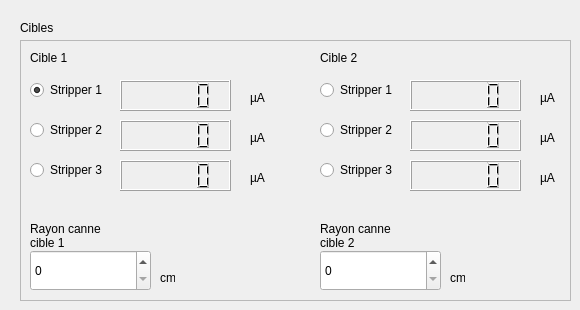
    <widget class="QWidget" name="Exxtraction">
     <attribute name="title">
      <string>Extraction</string>
     </attribute>
     <widget class="QWidget" name="Container_4" native="true">
      <property name="geometry">
       <rect>
        <x>20</x>
        <y>20</y>
        <width>551</width>
        <height>281</height>
       </rect>
      </property>
      <widget class="QFrame" name="frame_4">
       <property name="geometry">
        <rect>
         <x>0</x>
         <y>20</y>
         <width>551</width>
         <height>261</height>
        </rect>
       </property>
       <property name="frameShape">
        <enum>QFrame::Shape::StyledPanel</enum>
       </property>
       <property name="frameShadow">
        <enum>QFrame::Shadow::Raised</enum>
       </property>
       <widget class="QLabel" name="label_19">
        <property name="geometry">
         <rect>
          <x>10</x>
          <y>10</y>
          <width>37</width>
          <height>16</height>
         </rect>
        </property>
        <property name="text">
         <string>Cible 1</string>
        </property>
       </widget>
       <widget class="QLabel" name="label_20">
        <property name="geometry">
         <rect>
          <x>300</x>
          <y>10</y>
          <width>37</width>
          <height>16</height>
         </rect>
        </property>
        <property name="text">
         <string>Cible 2</string>
        </property>
       </widget>
       <widget class="QRadioButton" name="radioButton_C1S1">
        <property name="geometry">
         <rect>
          <x>10</x>
          <y>40</y>
          <width>92</width>
          <height>20</height>
         </rect>
        </property>
        <property name="text">
         <string>Stripper 1</string>
        </property>
        <property name="checked">
         <bool>true</bool>
        </property>
       </widget>
       <widget class="QRadioButton" name="radioButton_C1S2">
        <property name="geometry">
         <rect>
          <x>10</x>
          <y>80</y>
          <width>92</width>
          <height>20</height>
         </rect>
        </property>
        <property name="text">
         <string>Stripper 2</string>
        </property>
       </widget>
       <widget class="QRadioButton" name="radioButton_C1S3">
        <property name="geometry">
         <rect>
          <x>10</x>
          <y>120</y>
          <width>92</width>
          <height>20</height>
         </rect>
        </property>
        <property name="text">
         <string>Stripper 3</string>
        </property>
       </widget>
       <widget class="QWidget" name="numInput_6" native="true">
        <property name="geometry">
         <rect>
          <x>10</x>
          <y>160</y>
          <width>145</width>
          <height>91</height>
         </rect>
        </property>
        <widget class="QLabel" name="label_15">
         <property name="geometry">
          <rect>
           <x>0</x>
           <y>20</y>
           <width>71</width>
           <height>31</height>
          </rect>
         </property>
         <property name="text">
          <string>Rayon canne cible 1</string>
         </property>
         <property name="wordWrap">
          <bool>true</bool>
         </property>
        </widget>
        <widget class="QSpinBox" name="spinBox_RayonCanneC1">
         <property name="geometry">
          <rect>
           <x>0</x>
           <y>50</y>
           <width>121</width>
           <height>41</height>
          </rect>
         </property>
         <property name="buttonSymbols">
          <enum>QAbstractSpinBox::ButtonSymbols::UpDownArrows</enum>
         </property>
        </widget>
        <widget class="QLabel" name="label_16">
         <property name="geometry">
          <rect>
           <x>130</x>
           <y>70</y>
           <width>15</width>
           <height>16</height>
          </rect>
         </property>
         <property name="text">
          <string>cm</string>
         </property>
        </widget>
       </widget>
       <widget class="QWidget" name="numInput_7" native="true">
        <property name="geometry">
         <rect>
          <x>300</x>
          <y>160</y>
          <width>145</width>
          <height>91</height>
         </rect>
        </property>
        <widget class="QLabel" name="label_17">
         <property name="geometry">
          <rect>
           <x>0</x>
           <y>20</y>
           <width>71</width>
           <height>31</height>
          </rect>
         </property>
         <property name="text">
          <string>Rayon canne cible 2</string>
         </property>
         <property name="wordWrap">
          <bool>true</bool>
         </property>
        </widget>
        <widget class="QSpinBox" name="spinBox_RayonCanneC2">
         <property name="geometry">
          <rect>
           <x>0</x>
           <y>50</y>
           <width>121</width>
           <height>41</height>
          </rect>
         </property>
         <property name="buttonSymbols">
          <enum>QAbstractSpinBox::ButtonSymbols::UpDownArrows</enum>
         </property>
        </widget>
        <widget class="QLabel" name="label_18">
         <property name="geometry">
          <rect>
           <x>130</x>
           <y>70</y>
           <width>15</width>
           <height>16</height>
          </rect>
         </property>
         <property name="text">
          <string>cm</string>
         </property>
        </widget>
       </widget>
       <widget class="QRadioButton" name="radioButton_C2S1">
        <property name="geometry">
         <rect>
          <x>300</x>
          <y>40</y>
          <width>92</width>
          <height>20</height>
         </rect>
        </property>
        <property name="text">
         <string>Stripper 1</string>
        </property>
       </widget>
       <widget class="QRadioButton" name="radioButton_C2S2">
        <property name="geometry">
         <rect>
          <x>300</x>
          <y>80</y>
          <width>92</width>
          <height>20</height>
         </rect>
        </property>
        <property name="text">
         <string>Stripper 2</string>
        </property>
       </widget>
       <widget class="QRadioButton" name="radioButton_C2S3">
        <property name="geometry">
         <rect>
          <x>300</x>
          <y>120</y>
          <width>92</width>
          <height>20</height>
         </rect>
        </property>
        <property name="text">
         <string>Stripper 3</string>
        </property>
       </widget>
       <widget class="QWidget" name="afficheur_7" native="true">
        <property name="geometry">
         <rect>
          <x>390</x>
          <y>40</y>
          <width>145</width>
          <height>31</height>
         </rect>
        </property>
        <widget class="QLabel" name="label_48">
         <property name="geometry">
          <rect>
           <x>130</x>
           <y>10</y>
           <width>15</width>
           <height>16</height>
          </rect>
         </property>
         <property name="text">
          <string>µA</string>
         </property>
        </widget>
        <widget class="QLCDNumber" name="lcdNumber_7">
         <property name="geometry">
          <rect>
           <x>0</x>
           <y>0</y>
           <width>111</width>
           <height>31</height>
          </rect>
         </property>
         <property name="smallDecimalPoint">
          <bool>false</bool>
         </property>
        </widget>
       </widget>
       <widget class="QWidget" name="afficheur_8" native="true">
        <property name="geometry">
         <rect>
          <x>390</x>
          <y>80</y>
          <width>145</width>
          <height>31</height>
         </rect>
        </property>
        <widget class="QLabel" name="label_49">
         <property name="geometry">
          <rect>
           <x>130</x>
           <y>10</y>
           <width>15</width>
           <height>16</height>
          </rect>
         </property>
         <property name="text">
          <string>µA</string>
         </property>
        </widget>
        <widget class="QLCDNumber" name="lcdNumber_8">
         <property name="geometry">
          <rect>
           <x>0</x>
           <y>0</y>
           <width>111</width>
           <height>31</height>
          </rect>
         </property>
         <property name="smallDecimalPoint">
          <bool>false</bool>
         </property>
        </widget>
       </widget>
       <widget class="QWidget" name="afficheur_9" native="true">
        <property name="geometry">
         <rect>
          <x>390</x>
          <y>120</y>
          <width>145</width>
          <height>31</height>
         </rect>
        </property>
        <widget class="QLabel" name="label_50">
         <property name="geometry">
          <rect>
           <x>130</x>
           <y>10</y>
           <width>15</width>
           <height>16</height>
          </rect>
         </property>
         <property name="text">
          <string>µA</string>
         </property>
        </widget>
        <widget class="QLCDNumber" name="lcdNumber_9">
         <property name="geometry">
          <rect>
           <x>0</x>
           <y>0</y>
           <width>111</width>
           <height>31</height>
          </rect>
         </property>
         <property name="smallDecimalPoint">
          <bool>false</bool>
         </property>
        </widget>
       </widget>
       <widget class="QWidget" name="afficheur_4" native="true">
        <property name="geometry">
         <rect>
          <x>100</x>
          <y>40</y>
          <width>145</width>
          <height>31</height>
         </rect>
        </property>
        <widget class="QLabel" name="label_45">
         <property name="geometry">
          <rect>
           <x>130</x>
           <y>10</y>
           <width>15</width>
           <height>16</height>
          </rect>
         </property>
         <property name="text">
          <string>µA</string>
         </property>
        </widget>
        <widget class="QLCDNumber" name="lcdNumber_4">
         <property name="geometry">
          <rect>
           <x>0</x>
           <y>0</y>
           <width>111</width>
           <height>31</height>
          </rect>
         </property>
         <property name="smallDecimalPoint">
          <bool>false</bool>
         </property>
        </widget>
       </widget>
       <widget class="QWidget" name="afficheur_5" native="true">
        <property name="geometry">
         <rect>
          <x>100</x>
          <y>80</y>
          <width>145</width>
          <height>31</height>
         </rect>
        </property>
        <widget class="QLabel" name="label_46">
         <property name="geometry">
          <rect>
           <x>130</x>
           <y>10</y>
           <width>15</width>
           <height>16</height>
          </rect>
         </property>
         <property name="text">
          <string>µA</string>
         </property>
        </widget>
        <widget class="QLCDNumber" name="lcdNumber_5">
         <property name="geometry">
          <rect>
           <x>0</x>
           <y>0</y>
           <width>111</width>
           <height>31</height>
          </rect>
         </property>
         <property name="autoFillBackground">
          <bool>false</bool>
         </property>
         <property name="smallDecimalPoint">
          <bool>false</bool>
         </property>
        </widget>
       </widget>
       <widget class="QWidget" name="afficheur_6" native="true">
        <property name="geometry">
         <rect>
          <x>100</x>
          <y>120</y>
          <width>145</width>
          <height>31</height>
         </rect>
        </property>
        <widget class="QLabel" name="label_47">
         <property name="geometry">
          <rect>
           <x>130</x>
           <y>10</y>
           <width>15</width>
           <height>16</height>
          </rect>
         </property>
         <property name="text">
          <string>µA</string>
         </property>
        </widget>
        <widget class="QLCDNumber" name="lcdNumber_6">
         <property name="geometry">
          <rect>
           <x>0</x>
           <y>0</y>
           <width>111</width>
           <height>31</height>
          </rect>
         </property>
         <property name="smallDecimalPoint">
          <bool>false</bool>
         </property>
        </widget>
       </widget>
      </widget>
      <widget class="QLabel" name="label_21">
       <property name="geometry">
        <rect>
         <x>0</x>
         <y>0</y>
         <width>161</width>
         <height>16</height>
        </rect>
       </property>
       <property name="text">
        <string>Cibles</string>
       </property>
      </widget>
     </widget>
    </widget>
